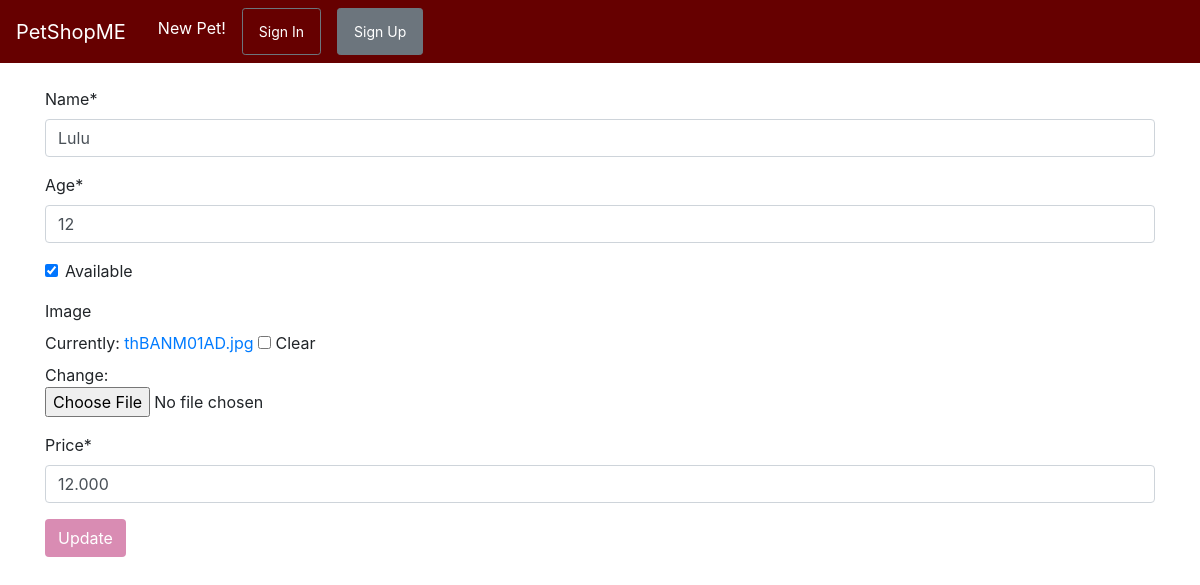
/petshop/5/update, run on the app's committed database.
### petshop/models.py (models this page shows, shortened)
class PetModel(models.Model):
	owner=models.ForeignKey(User, default=1, on_delete=models.CASCADE)
	name=models.CharField(max_length=30)
	age=models.IntegerField()
	available=models.BooleanField(default=True)
	image=models.ImageField(null=True, blank=True)
	price=models.DecimalField(max_digits=5, decimal_places=3)

### petshop/views.py (the view)
# urls.py: path('petshop/<int:pet_id>/update', views.pet_update,name="pet-update"),
def pet_update(request, pet_id):
	pet = PetModel.objects.get(id=pet_id)
	form = PetForm(instance=pet)
	if request.method == "POST":
		form = PetForm(request.POST, request.FILES, instance=pet)
		if form.is_valid():
			form.save()
			messages.success(request, 'pet details updated.')
			return redirect("pet-detail", pet_id)
	context = {
		"pet":pet,
		"form":form
	}
	return render(request, 'pet_update.html', context)

### petshop/forms.py
class PetForm(forms.ModelForm):
	class Meta:
		model =PetModel
		exclude  = ['owner']

### petshop/templates/pet_update.html (shortened to what this page needs)
{% extends "base.html" %}
{% load crispy_forms_tags %}
{% block content %}
	<form action="{% url 'pet-update' pet.id %}" method="POST" enctype="multipart/form-data">
		{{form|crispy}}
		<input type="submit" value="Update" class="btn" style="background-color: #d98cb3; color: white;">
	</form>
{% endblock content %}

### data on the page
PetModel: name "Lulu", age "12", available "☑", price "12.000"
